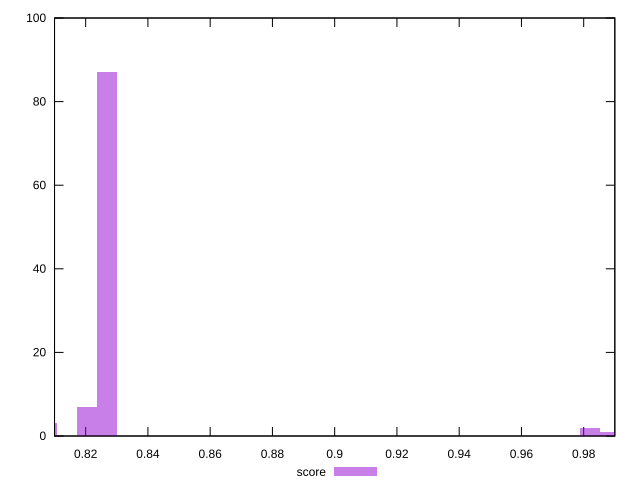

Generate this figure with gnuplot:
reset

$score <<EOF
0.8268697872500373 87
0.8204098670371465 7
0.9819078723594193 2
0.8074900266113646 3
0.9883677925723102 1
EOF

set key outside below
set boxwidth 0.006459920212890917
set xrange [0.81:0.99]
set yrange [0:100]
set trange [0:100]
set style fill transparent solid 0.5 noborder
set terminal svg size 640, 490 enhanced background rgb 'white'
set output "report_00022_2021-02-20T12:08:46.964Z/first-cpu-idle/samples/pages+cached+noadtech/score/histogram.svg"

plot $score title "score" with boxes

reset
